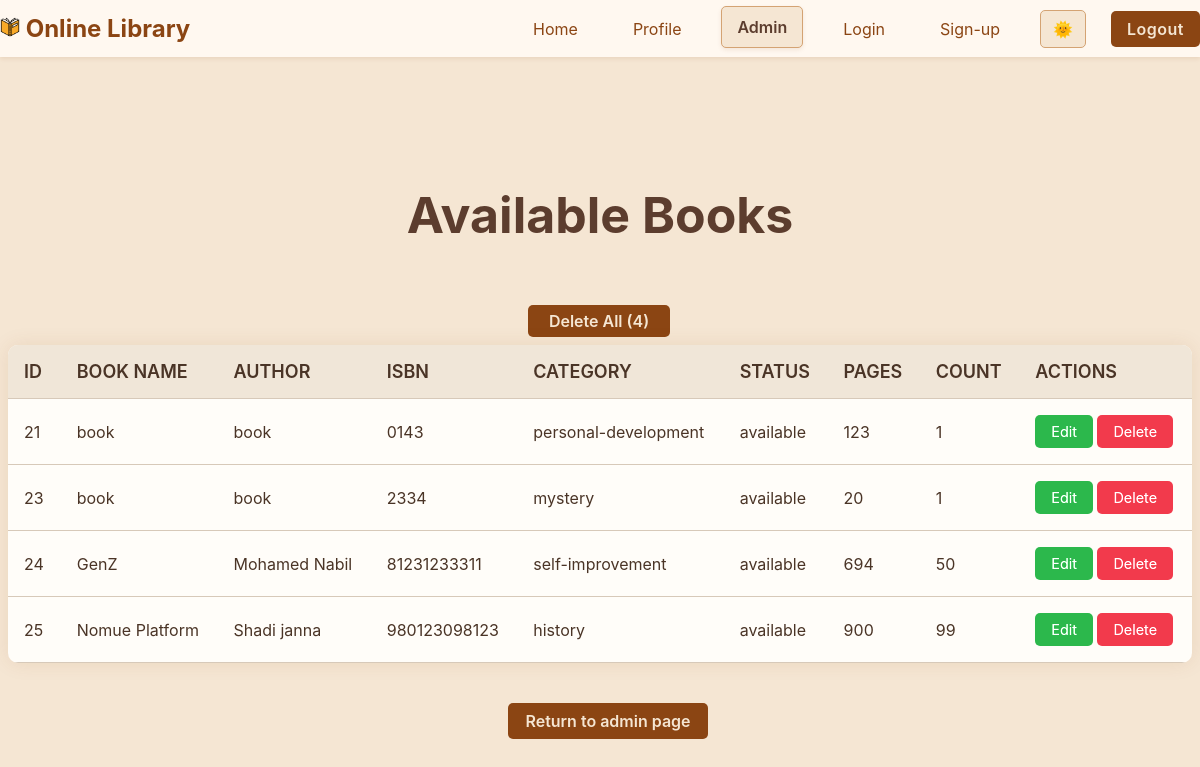
Page /view-available/ on the earlier database version.
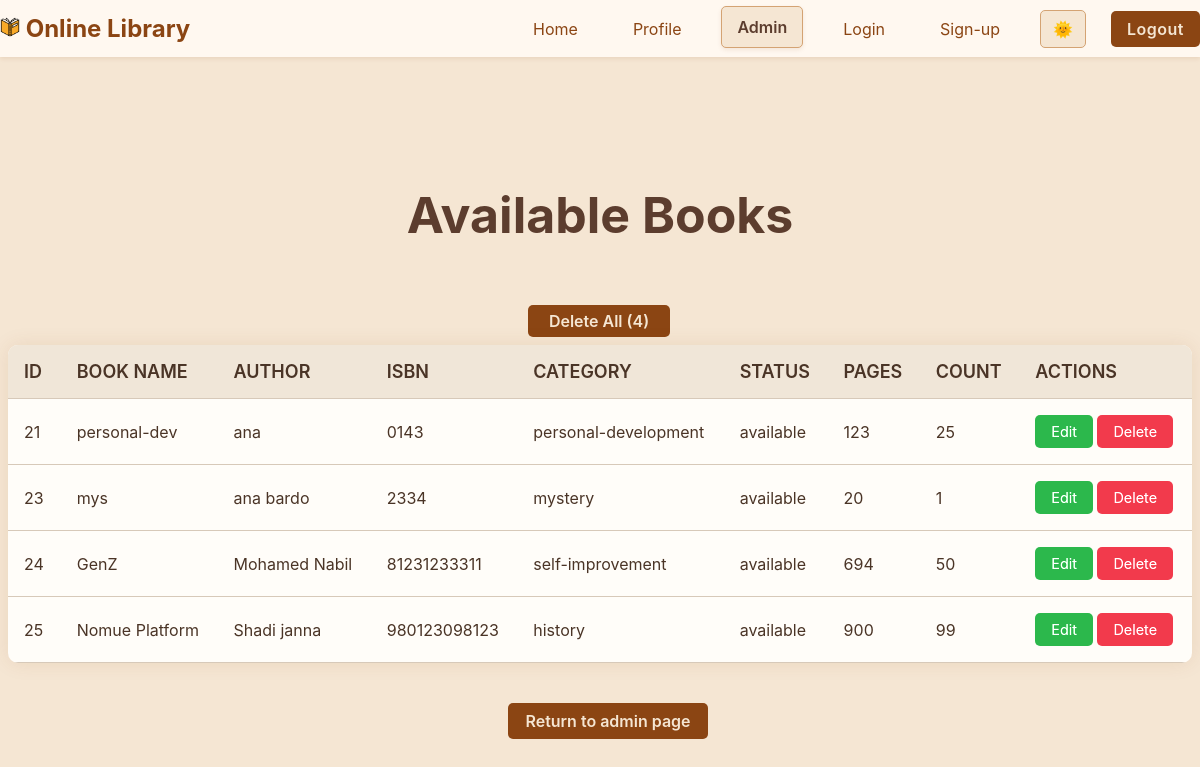
Same page on the later database version.
### library_app/models.py (models this page shows, shortened)
class Book(models.Model):
    CATEGORY_CHOICES = [
        ('fiction', 'Fiction'),
        ('non-fiction', 'Non-Fiction'),
        ('mystery', 'Mystery'),
        ('fantasy', 'Fantasy'),
        ('science-fiction', 'Science Fiction'),
        ('biography', 'Biography'),
        ('history', 'History'),
        ('romance', 'Romance'),
        ('biology', 'Biology'),
        ('genetics', 'Genetics'),
        ('self-improvement', 'Self-Improvement'),
        ('personal-development', 'Personal-Development'),
        ('other', 'Other')
    ]
    STATUS_CHOICES = [
        ('available', 'Available'),
        ('unavailable', 'Unavailable'),
    ]
    title = models.CharField(max_length=200)
    author = models.CharField(max_length=100)
    ISBN = models.CharField(max_length=20, unique=True, validators=[validate_numeric])
    pages = models.PositiveIntegerField(validators=[MinValueValidator(1)])
    category = models.CharField(max_length=50, choices=CATEGORY_CHOICES)
    description = models.TextField(blank=True, null=True)
    status = models.CharField(max_length=20, choices=STATUS_CHOICES, default='available')
    count = models.PositiveIntegerField(default=1, validators=[MinValueValidator(1), MaxValueValidator(100)])
    cover_image = models.FileField(upload_to='book_covers/', null=True, blank=True)
    added_date = models.DateTimeField(auto_now_add=True)

### library_app/views.py (the view)
# urls.py: path('view-available/', views.view_available, name='view_available'),
def view_available(request):
    books = Book.objects.filter(status='available')
    context = {
        'books': books,
        'is_admin_page': True
    }
    return render(request, 'adminPages/view-available.html', context)

### templates/adminPages/view-available.html (shortened to what this page needs)
{% extends 'base.html' %}
{% load static %}
{% block extra_css %}
    <link rel="stylesheet" href="{% static 'adminPages/Css/admin_Style.css' %}">
{% endblock extra_css %}
{% block content %}
    <div class="main-container">
        <div class="admin-header">
            <h2>Available Books</h2>
        </div>
        <div class="deleteAll-container">
            <button id="deleteAll-btn"></button>
        </div>
        <div class="books-table-container">
            <table class="books-table">
                <thead>
                    <tr>
                        <th>ID</th>
                        <th>Book Name</th>
                        <th>Author</th>
                        <th>ISBN</th>
                        <th>Category</th>
                        <th>Status</th>
                        <th>Pages</th>
                        <th>Count</th>
                        <th>Actions</th>
                    </tr>
                </thead>
                <tbody id="booksTbody">
                    {% for book in books %}
                    <tr data-book-id="{{ book.id }}">
                        <td>{{ book.id }}</td>
                        <td>{{ book.title }}</td>
                        <td>{{ book.author }}</td>
                        <td>{{ book.ISBN }}</td>
                        <td>{{ book.category }}</td>
                        <td>{{ book.status }}</td>
                        <td>{{ book.pages }}</td>
                        <td>{{book.count}}</td>
                        <td>
                            <div class="action-buttons">
                                <button class="action-buttons" id="btn-edit" onclick="editData({{ book.id }})">Edit</button>
                                <button class="action-buttons" id="btn-delete" onclick="deleteData({{ book.id }})">Delete</button>
                            </div>
                        </td>
                    </tr>
                    {% endfor %}
                </tbody>
            </table>
        </div>
        <div class="ReturnToAdmin-container">
            <button id="ReturnToAdmin-btn" onclick="window.location.href='{% url 'admin_dashboard' %}'">Return to admin page</button>
        </div>
    </div>
{% endblock content %}

Differences in the rows shown:
changed Book "personal-development": title "book" → "personal-dev"; author "book" → "ana"; count "1" → "25"
changed Book "mystery": title "book" → "mys"; author "book" → "ana bardo"
